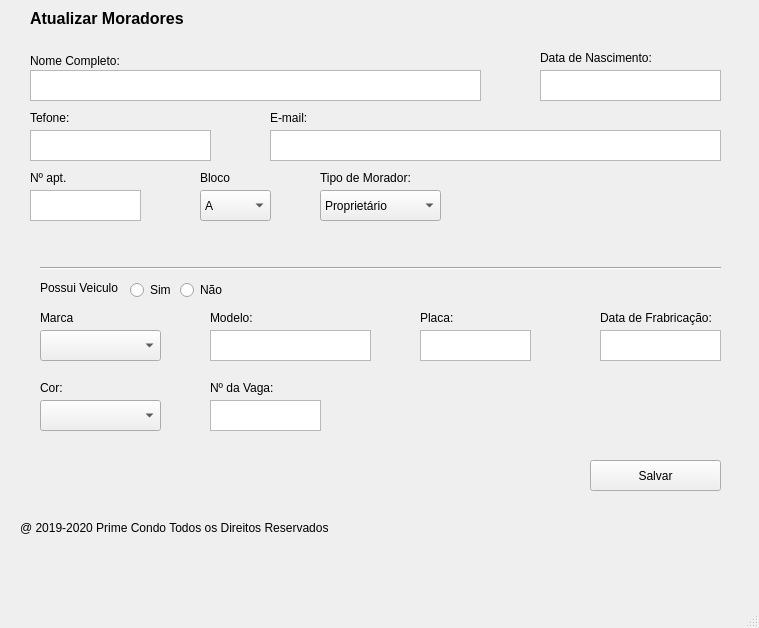
<?xml version="1.0" encoding="UTF-8"?>
<ui version="4.0">
 <class>MainWindow</class>
 <widget class="QMainWindow" name="MainWindow">
  <property name="geometry">
   <rect>
    <x>0</x>
    <y>0</y>
    <width>759</width>
    <height>628</height>
   </rect>
  </property>
  <property name="windowTitle">
   <string>MainWindow</string>
  </property>
  <widget class="QWidget" name="centralwidget">
   <widget class="QLabel" name="label">
    <property name="geometry">
     <rect>
      <x>30</x>
      <y>50</y>
      <width>111</width>
      <height>21</height>
     </rect>
    </property>
    <property name="text">
     <string>Nome Completo:</string>
    </property>
   </widget>
   <widget class="QLabel" name="label_3">
    <property name="geometry">
     <rect>
      <x>270</x>
      <y>110</y>
      <width>55</width>
      <height>16</height>
     </rect>
    </property>
    <property name="text">
     <string>E-mail:</string>
    </property>
   </widget>
   <widget class="QLabel" name="label_4">
    <property name="geometry">
     <rect>
      <x>580</x>
      <y>50</y>
      <width>55</width>
      <height>16</height>
     </rect>
    </property>
    <property name="text">
     <string/>
    </property>
   </widget>
   <widget class="QLabel" name="label_5">
    <property name="geometry">
     <rect>
      <x>200</x>
      <y>170</y>
      <width>55</width>
      <height>16</height>
     </rect>
    </property>
    <property name="text">
     <string>Bloco</string>
    </property>
   </widget>
   <widget class="QLabel" name="label_6">
    <property name="geometry">
     <rect>
      <x>540</x>
      <y>50</y>
      <width>131</width>
      <height>16</height>
     </rect>
    </property>
    <property name="text">
     <string>Data de Nascimento:</string>
    </property>
   </widget>
   <widget class="QLabel" name="label_7">
    <property name="geometry">
     <rect>
      <x>30</x>
      <y>170</y>
      <width>55</width>
      <height>16</height>
     </rect>
    </property>
    <property name="text">
     <string>Nº apt.</string>
    </property>
   </widget>
   <widget class="QTextEdit" name="textEdit">
    <property name="geometry">
     <rect>
      <x>30</x>
      <y>70</y>
      <width>451</width>
      <height>31</height>
     </rect>
    </property>
   </widget>
   <widget class="QTextEdit" name="textEdit_3">
    <property name="geometry">
     <rect>
      <x>540</x>
      <y>70</y>
      <width>181</width>
      <height>31</height>
     </rect>
    </property>
   </widget>
   <widget class="Line" name="line">
    <property name="geometry">
     <rect>
      <x>40</x>
      <y>260</y>
      <width>681</width>
      <height>16</height>
     </rect>
    </property>
    <property name="orientation">
     <enum>Qt::Horizontal</enum>
    </property>
   </widget>
   <widget class="QTextEdit" name="textEdit_4">
    <property name="geometry">
     <rect>
      <x>270</x>
      <y>130</y>
      <width>451</width>
      <height>31</height>
     </rect>
    </property>
   </widget>
   <widget class="QTextEdit" name="textEdit_5">
    <property name="geometry">
     <rect>
      <x>30</x>
      <y>190</y>
      <width>111</width>
      <height>31</height>
     </rect>
    </property>
   </widget>
   <widget class="QComboBox" name="comboBox">
    <property name="enabled">
     <bool>true</bool>
    </property>
    <property name="geometry">
     <rect>
      <x>200</x>
      <y>190</y>
      <width>71</width>
      <height>31</height>
     </rect>
    </property>
    <item>
     <property name="text">
      <string>A</string>
     </property>
    </item>
    <item>
     <property name="text">
      <string>B</string>
     </property>
    </item>
    <item>
     <property name="text">
      <string>C</string>
     </property>
    </item>
    <item>
     <property name="text">
      <string>D</string>
     </property>
    </item>
   </widget>
   <widget class="QComboBox" name="comboBox_2">
    <property name="enabled">
     <bool>true</bool>
    </property>
    <property name="geometry">
     <rect>
      <x>320</x>
      <y>190</y>
      <width>121</width>
      <height>31</height>
     </rect>
    </property>
    <item>
     <property name="text">
      <string>Proprietário</string>
     </property>
    </item>
    <item>
     <property name="text">
      <string>Morador</string>
     </property>
    </item>
    <item>
     <property name="text">
      <string>Dependente</string>
     </property>
    </item>
   </widget>
   <widget class="QLabel" name="label_8">
    <property name="geometry">
     <rect>
      <x>320</x>
      <y>170</y>
      <width>101</width>
      <height>16</height>
     </rect>
    </property>
    <property name="text">
     <string>Tipo de Morador:</string>
    </property>
   </widget>
   <widget class="QLabel" name="label_10">
    <property name="geometry">
     <rect>
      <x>20</x>
      <y>520</y>
      <width>331</width>
      <height>16</height>
     </rect>
    </property>
    <property name="text">
     <string>@ 2019-2020 Prime Condo Todos os Direitos Reservados</string>
    </property>
   </widget>
   <widget class="QLabel" name="label_9">
    <property name="geometry">
     <rect>
      <x>30</x>
      <y>110</y>
      <width>55</width>
      <height>16</height>
     </rect>
    </property>
    <property name="text">
     <string>Tefone:</string>
    </property>
   </widget>
   <widget class="QTextEdit" name="textEdit_6">
    <property name="geometry">
     <rect>
      <x>30</x>
      <y>130</y>
      <width>181</width>
      <height>31</height>
     </rect>
    </property>
   </widget>
   <widget class="QRadioButton" name="radioButton">
    <property name="geometry">
     <rect>
      <x>130</x>
      <y>280</y>
      <width>95</width>
      <height>20</height>
     </rect>
    </property>
    <property name="text">
     <string>Sim</string>
    </property>
   </widget>
   <widget class="QRadioButton" name="radioButton_2">
    <property name="geometry">
     <rect>
      <x>180</x>
      <y>280</y>
      <width>95</width>
      <height>20</height>
     </rect>
    </property>
    <property name="text">
     <string>Não</string>
    </property>
   </widget>
   <widget class="QLabel" name="label_11">
    <property name="geometry">
     <rect>
      <x>40</x>
      <y>280</y>
      <width>91</width>
      <height>16</height>
     </rect>
    </property>
    <property name="text">
     <string>Possui Veiculo</string>
    </property>
   </widget>
   <widget class="QLabel" name="label_12">
    <property name="geometry">
     <rect>
      <x>40</x>
      <y>310</y>
      <width>55</width>
      <height>16</height>
     </rect>
    </property>
    <property name="text">
     <string>Marca</string>
    </property>
   </widget>
   <widget class="QComboBox" name="comboBox_3">
    <property name="enabled">
     <bool>true</bool>
    </property>
    <property name="geometry">
     <rect>
      <x>40</x>
      <y>330</y>
      <width>121</width>
      <height>31</height>
     </rect>
    </property>
    <item>
     <property name="text">
      <string/>
     </property>
    </item>
    <item>
     <property name="text">
      <string>Audi</string>
     </property>
    </item>
    <item>
     <property name="text">
      <string>Agrale</string>
     </property>
    </item>
    <item>
     <property name="text">
      <string>Aston Matin</string>
     </property>
    </item>
    <item>
     <property name="text">
      <string>Bentley</string>
     </property>
    </item>
    <item>
     <property name="text">
      <string>BMW</string>
     </property>
    </item>
    <item>
     <property name="text">
      <string>BYD</string>
     </property>
    </item>
    <item>
     <property name="text">
      <string>Caoa</string>
     </property>
    </item>
    <item>
     <property name="text">
      <string>Ferrari</string>
     </property>
    </item>
    <item>
     <property name="text">
      <string>Volskvagen</string>
     </property>
    </item>
    <item>
     <property name="text">
      <string>Fiat</string>
     </property>
    </item>
    <item>
     <property name="text">
      <string>Chevrolet</string>
     </property>
    </item>
   </widget>
   <widget class="QLabel" name="label_13">
    <property name="geometry">
     <rect>
      <x>210</x>
      <y>310</y>
      <width>55</width>
      <height>16</height>
     </rect>
    </property>
    <property name="text">
     <string>Modelo:</string>
    </property>
   </widget>
   <widget class="QTextEdit" name="textEdit_7">
    <property name="geometry">
     <rect>
      <x>210</x>
      <y>330</y>
      <width>161</width>
      <height>31</height>
     </rect>
    </property>
   </widget>
   <widget class="QLabel" name="label_14">
    <property name="geometry">
     <rect>
      <x>40</x>
      <y>380</y>
      <width>55</width>
      <height>16</height>
     </rect>
    </property>
    <property name="text">
     <string>Cor:</string>
    </property>
   </widget>
   <widget class="QComboBox" name="comboBox_4">
    <property name="enabled">
     <bool>true</bool>
    </property>
    <property name="geometry">
     <rect>
      <x>40</x>
      <y>400</y>
      <width>121</width>
      <height>31</height>
     </rect>
    </property>
    <item>
     <property name="text">
      <string/>
     </property>
    </item>
    <item>
     <property name="text">
      <string>Preto</string>
     </property>
    </item>
    <item>
     <property name="text">
      <string>Vermelho</string>
     </property>
    </item>
    <item>
     <property name="text">
      <string>Azul</string>
     </property>
    </item>
   </widget>
   <widget class="QLabel" name="label_15">
    <property name="geometry">
     <rect>
      <x>420</x>
      <y>310</y>
      <width>55</width>
      <height>16</height>
     </rect>
    </property>
    <property name="text">
     <string>Placa:</string>
    </property>
   </widget>
   <widget class="QTextEdit" name="textEdit_8">
    <property name="geometry">
     <rect>
      <x>420</x>
      <y>330</y>
      <width>111</width>
      <height>31</height>
     </rect>
    </property>
   </widget>
   <widget class="QPushButton" name="pushButton">
    <property name="geometry">
     <rect>
      <x>590</x>
      <y>460</y>
      <width>131</width>
      <height>31</height>
     </rect>
    </property>
    <property name="text">
     <string>Salvar</string>
    </property>
    <property name="autoDefault">
     <bool>false</bool>
    </property>
   </widget>
   <widget class="QTextEdit" name="textEdit_9">
    <property name="geometry">
     <rect>
      <x>600</x>
      <y>330</y>
      <width>121</width>
      <height>31</height>
     </rect>
    </property>
   </widget>
   <widget class="QLabel" name="label_16">
    <property name="geometry">
     <rect>
      <x>600</x>
      <y>310</y>
      <width>121</width>
      <height>16</height>
     </rect>
    </property>
    <property name="text">
     <string>Data de Frabricação:</string>
    </property>
   </widget>
   <widget class="QTextEdit" name="textEdit_10">
    <property name="geometry">
     <rect>
      <x>210</x>
      <y>400</y>
      <width>111</width>
      <height>31</height>
     </rect>
    </property>
   </widget>
   <widget class="QLabel" name="label_17">
    <property name="geometry">
     <rect>
      <x>210</x>
      <y>380</y>
      <width>81</width>
      <height>16</height>
     </rect>
    </property>
    <property name="text">
     <string>Nº da Vaga:</string>
    </property>
   </widget>
   <widget class="QLabel" name="label_2">
    <property name="geometry">
     <rect>
      <x>30</x>
      <y>10</y>
      <width>211</width>
      <height>16</height>
     </rect>
    </property>
    <property name="font">
     <font>
      <pointsize>12</pointsize>
      <weight>75</weight>
      <bold>true</bold>
     </font>
    </property>
    <property name="text">
     <string>Atualizar Moradores</string>
    </property>
   </widget>
  </widget>
  <widget class="QMenuBar" name="menubar">
   <property name="geometry">
    <rect>
     <x>0</x>
     <y>0</y>
     <width>759</width>
     <height>26</height>
    </rect>
   </property>
  </widget>
  <widget class="QStatusBar" name="statusbar"/>
 </widget>
 <resources/>
 <connections/>
</ui>
